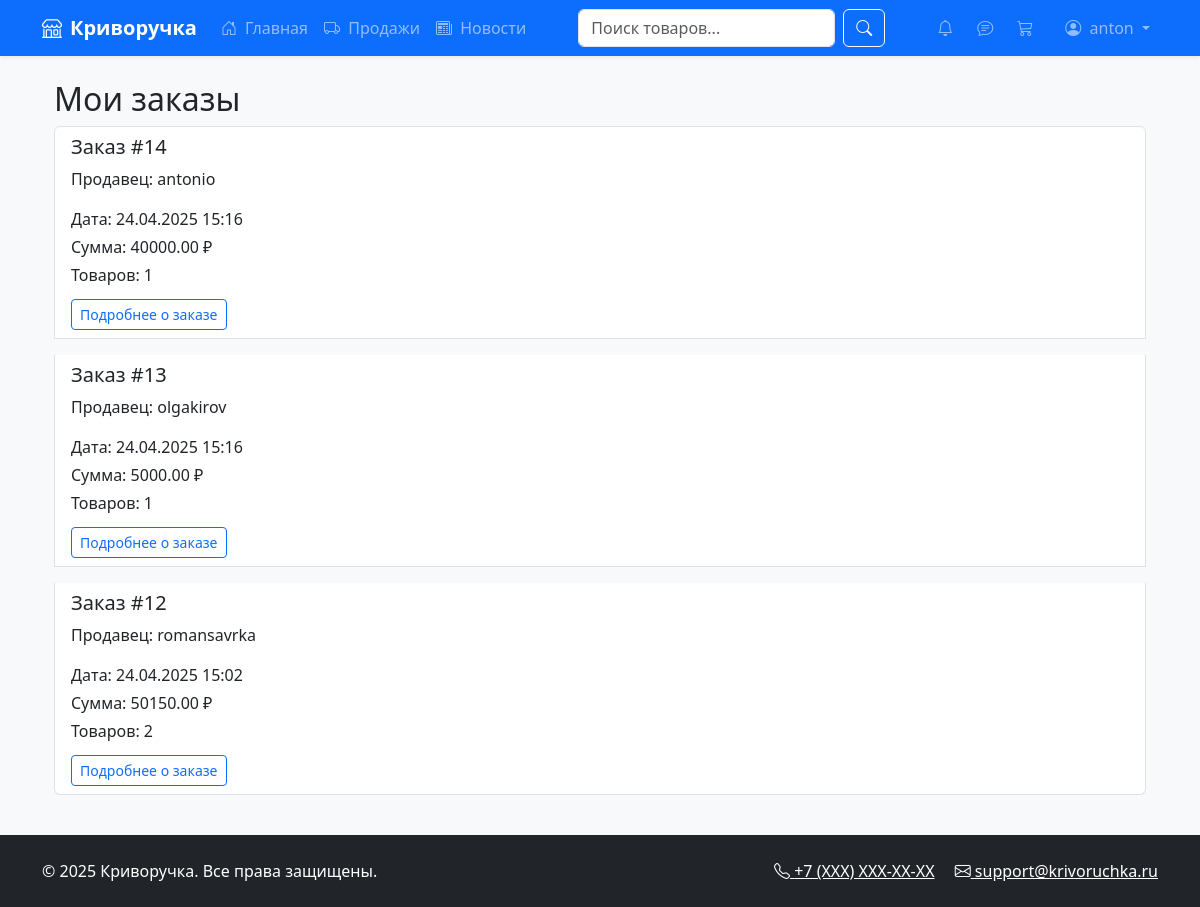
/order-history/ (signed in), run on an earlier commit of the app's database.
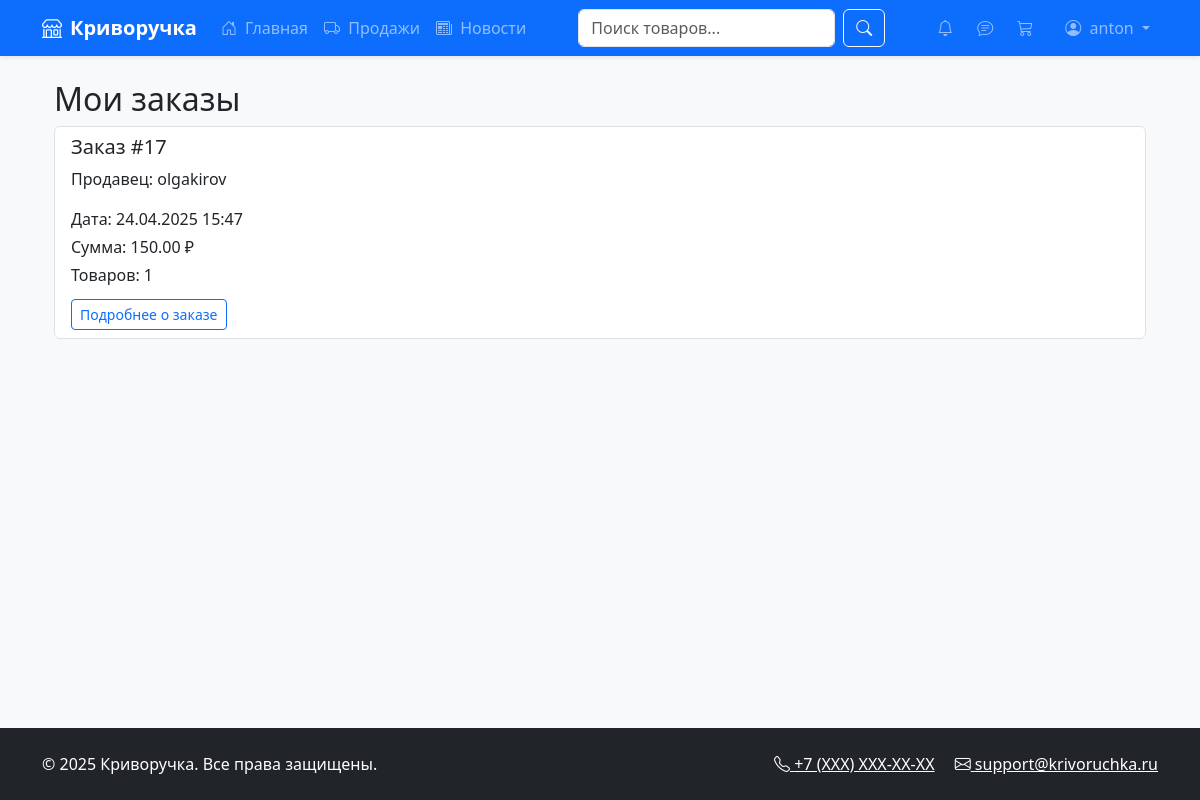
And on a later commit of the database.
### marketplace/models.py (models this page shows, shortened)
class User(AbstractUser):
    phone = models.CharField(max_length=20, blank=True)
    avatar = models.ImageField(upload_to='avatars/', blank=True)
    middle_name = models.CharField(max_length=100, blank=True)
    bio = models.TextField(blank=True)
    address = models.TextField(blank=True)
    groups = models.ManyToManyField(
        'auth.Group',
        related_name="marketplace_user_groups",
        blank=True,
    )
    user_permissions = models.ManyToManyField(
        'auth.Permission',
        related_name="marketplace_user_permissions",
        blank=True,
    )

class Order(models.Model):
    PENDING = 'pending'
    SHIPPED = 'shipped'
    DELIVERED = 'delivered'
    STATUS_CHOICES = [
        (PENDING, 'В обработке'),
        (SHIPPED, 'Отправлено'),
        (DELIVERED, 'Доставлено'),
    ]
    user = models.ForeignKey(User, on_delete=models.CASCADE)
    products = models.ManyToManyField('Product', through='OrderItem')  # Изменили items на products
    total_price = models.DecimalField(max_digits=10, decimal_places=2)
    address = models.TextField()
    status = models.CharField(max_length=20, choices=STATUS_CHOICES, default=PENDING)
    created_at = models.DateTimeField(auto_now_add=True)
    updated_at = models.DateTimeField(auto_now=True)
    tracking_number = models.CharField(max_length=50, blank=True, null=True)
    def get_status_class(self):
        return {
            'pending': 'bg-info',
            'shipped': 'bg-warning',
            'delivered': 'bg-success'
        }.get(self.status, 'bg-secondary')

class OrderItem(models.Model):
    order = models.ForeignKey(Order, on_delete=models.CASCADE, related_name='order_items')
    product = models.ForeignKey(Product, on_delete=models.SET_NULL, null=True, blank=True)
    quantity = models.PositiveIntegerField(default=1)
    seller = models.ForeignKey(User, on_delete=models.CASCADE)

### marketplace/views.py (the view)
# urls.py: path('order-history/', views.order_history, name='order_history'),
@login_required
def order_history(request):
    orders = Order.objects.filter(user=request.user).order_by('-created_at')
    return render(request, 'marketplace/order_history.html', {'orders': orders})

### marketplace/context_processors.py (called while the page is built)
def unread_notifications(request):
    if request.user.is_authenticated:
        return {
            'unread_count': request.user.notifications.filter(is_read=False).count()
        }
    return {}

def unread_chats(request):
    if not request.user.is_authenticated:
        return {}
    unread_count = Message.objects.filter(
        chat__order__order_items__seller=request.user,
        is_read=False
    ).exclude(
        sender=request.user
    ).count()
    return {'unread_chats_count': unread_count}

### marketplace/views.py (called while the page is built)
def base_context(request):
    if request.user.is_authenticated:
        return {'cart_items_count': Cart.objects.filter(user=request.user).count()}
    return {}

### templates/marketplace/order_history.html (shortened to what this page needs)
{% extends 'marketplace/base.html' %}
{% block content %}
<div class="container mt-4">
    <h2>Мои заказы</h2>
    <div class="list-group">
        {% for order in orders %}
        <div class="list-group-item mb-3">
            <div class="d-flex justify-content-between">
                <div>
                    <h5>Заказ #{{ order.id }}</h5>
                    <p>Продавец: {{ order.order_items.first.seller.username }}</p>
                </div>
                <span class="badge bg-{{ order.get_status_class }}">
                </span>
            </div>
            <p class="mb-1">Дата: {{ order.created_at|date:"d.m.Y H:i" }}</p>
            <p class="mb-1">Сумма: {{ order.total_price }} ₽</p>
            <p class="mb-1">Товаров: {{ order.order_items.count }}</p>
            <a href="{% url 'order_detail' order.id %}" class="btn btn-sm btn-outline-primary mt-2">
                Подробнее о заказе
            </a>
        </div>
        {% empty %}
        <p class="text-muted">У вас пока нет заказов</p>
        {% endfor %}
    </div>
</div>
{% endblock %}

### templates/marketplace/base.html (shortened to what this page needs)
<!DOCTYPE html>
<html lang="ru">
{% load custom_filters %}
{% load seller_tags %}
<head>
    <link href="https://cdn.jsdelivr.net/npm/bootstrap@5.3.2/dist/css/bootstrap.min.css" rel="stylesheet">
    <link rel="stylesheet" href="https://cdn.jsdelivr.net/npm/bootstrap-icons@1.11.3/font/bootstrap-icons.min.css">
    <link href="/static/css/style.css" rel="stylesheet">
</head>
<body class="d-flex flex-column min-vh-100 bg-light">
    <nav class="navbar navbar-expand-lg navbar-dark bg-primary shadow-sm position-relative">
        <div class="container">
            <a class="navbar-brand fw-bold" href="{% url 'home' %}">
                <i class="bi bi-shop me-2"></i>Криворучка
            </a>
            <div class="collapse navbar-collapse" id="mainNavbar">
                <ul class="navbar-nav me-auto mb-2 mb-lg-0">
                    <li class="nav-item">
                        <a class="nav-link" href="{% url 'home' %}">
                            <i class="bi bi-house-door me-1"></i> Главная
                        </a>
                    </li>
                    {% if user.is_authenticated %}
                    <li class="nav-item">
                        <a class="nav-link" href="{% url 'seller_orders' %}">
                            <i class="bi bi-truck me-1"></i> Продажи
                        </a>
                    </li>
                    <li class="nav-item">
                        <a class="nav-link" href="{% url 'news_list' %}">
                            <i class="bi bi-newspaper me-1"></i> Новости
                        </a>
                    </li>
                    {% endif %}
                </ul>
                <form method="get" action="{% url 'search_results' %}" class="d-flex position-relative">
    <input type="text"
           id="search-input"
           name="q"
           class="form-control me-2"
           placeholder="Поиск товаров..."
           autocomplete="off"
           aria-label="Поиск товаров">
    <button type="submit" class="btn btn-outline-light">
        <i class="bi bi-search"></i>
    </button>
</form>
                <ul class="navbar-nav ms-auto mb-2 mb-lg-0">
                    {% if user.is_authenticated %}
                    <li class="nav-item me-2">
                        <a class="nav-link position-relative" href="{% url 'notifications' %}">
                            <i class="bi bi-bell"></i>
                        </a>
                    </li>
{% if user.is_authenticated %}
<li class="nav-item me-2">
    <a href="{% url 'seller_chats' %}" class="nav-link position-relative">
    <i class="bi bi-chat-text"></i>
</a>
</li>
{% endif %}
                    <li class="nav-item me-3">
                        <a class="nav-link position-relative" href="{% url 'cart' %}">
                            <i class="bi bi-cart3"></i>
                        </a>
                    </li>
                    <li class="nav-item dropdown">
                        <a class="nav-link dropdown-toggle" href="#" id="userDropdown" role="button" data-bs-toggle="dropdown">
                            <i class="bi bi-person-circle me-1"></i> {{ user.username }}
                        </a>
                    </li>
                    {% endif %}
                </ul>
            </div>
        </div>
    </nav>
    <main class="flex-grow-1">
        <div class="container my-4">
            {% block content %}{% endblock %}
        </div>
    </main>
    <footer class="bg-dark text-white py-4 mt-auto">
        <div class="container">
            <div class="row">
                <div class="col-md-6 text-center text-md-start">
                    <p class="mb-0">&copy; {% now "Y" %} Криворучка. Все права защищены.</p>
                </div>
                <div class="col-md-6 text-center text-md-end">
                    <a href="#" class="text-white me-3"><i class="bi bi-telephone"></i> +7 (XXX) XXX-XX-XX</a>
                    <a href="#" class="text-white"><i class="bi bi-envelope"></i> support@krivoruchka.ru</a>
                </div>
            </div>
        </div>
    </footer>
</body>
</html>

What changed in the data, as far as the page shows it:
removed Order: id "14", order_items.first.seller.username "antonio", created_at "24.04.2025 15:16", total_price "40000.00", order_items.count "1"
removed Order: id "13", order_items.first.seller.username "olgakirov", created_at "24.04.2025 15:16", total_price "5000.00", order_items.count "1"
removed Order: id "12", order_items.first.seller.username "romansavrka", created_at "24.04.2025 15:02", total_price "50150.00", order_items.count "2"
added Order: id "17", order_items.first.seller.username "olgakirov", created_at "24.04.2025 15:47", total_price "150.00", order_items.count "1"
